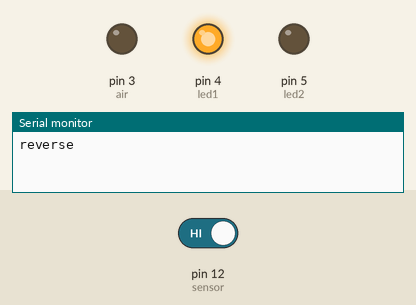
Simulated run of this sketch. Board: Arduino Uno, built with avr-gcc and run on an emulated ATmega328P. Shown: output pins drawn as LEDs (lit = HIGH), the last lines printed to the serial monitor. The test bench sets the inputs (shaded band); at power-on: pin 12 (sensor) HIGH.

Above: at 1.2 s.
1.3 s: pin 12 (sensor) driven LOW
At 13.4 s:
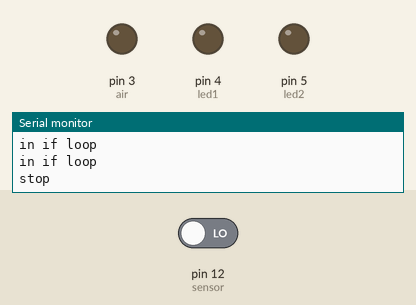
Timing chart, 0 to 28.0 s (numbered marks = the images above; inputs shaded):
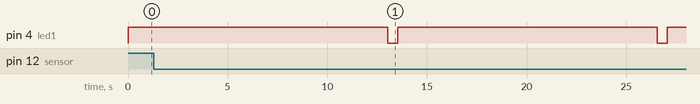

The sketch:

Hall_effect_testing_2.ino
```cpp
long int t;
int led1 = 4;
int led2 = 5;
int air = 3;
int sensor = 12;
int x;
void setup() {
  // put your setup code here, to run once:
  pinMode(led2, OUTPUT);
  pinMode(led1, OUTPUT);
  pinMode(air, OUTPUT);

  Serial.begin(115200);


  pinMode(sensor, INPUT);

}

void loop() {
  // put your main code here, to run repeatedly:
  Serial.println("reverse");
  digitalWrite(led2, LOW);
  digitalWrite(led1, HIGH);
  t = millis();
  x=1;
  while((millis()-t<13000) ){
    //Serial.println(digitalRead(sensor));
    if(0==digitalRead(sensor)){
      delay(50);
      if(0==digitalRead(sensor)){
        x=0;
        Serial.println("in if loop");
      }
    }
  }

  Serial.println("stop");
  digitalWrite(led1, LOW);

  delay(500);

}
```

Measured:
- by itself, pin 4 (led1): alternates HIGH for 13.0 s and LOW for 0.50 s
